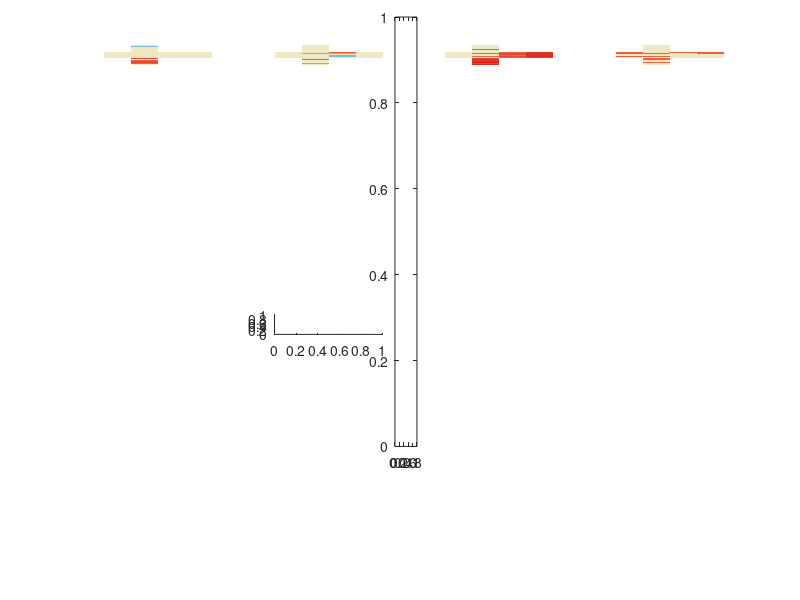

Here is the MATLAB script that generated this plot: (Note: this script raises an error after producing the figure.)
% function buildCrossPlots()

set(0,'DefaultFigureVisible','on');
set(0,'defaultfigurecolor',[1 1 1])

%Load datasets
load('differentialExpressionData/erl_de.mat')
load('differentialExpressionData/lap_de.mat')
load('differentialExpressionData/sun_de.mat')
load('differentialExpressionData/sor_de.mat')
load('differentialExpressionData/ensembleids_de.mat')

%Combine datasets into single array
%Contains expression information for all differentially expressed genes,
%all condiditions
data = [erl_de,lap_de,sor_de,sun_de];

%load indices for ensemble ids for genes of interest
%These need to be generated for every dataset being plotted
load('clusterGeneIndex.mat')


%Cluster indices to plot
%Already have clusters identified from previous g-means run
clusters = 1:13;

%Pull gene expression using saved index
%Separate out dose and time conditions
clusteredData = data(clusterGeneIndex,:)';

%Create cell aray with one array for each cluster,
%containing top 20 genes at all 24 conditions
% Now using all data, not creating separte cell arrays for dose and time

data_cell = cell(1,13);
j = 1;
for i = 1:13
    data_cell{i} = clusteredData(:,j:j+19);
    j = j+20;
end


j=1;
%loop through all identified clusters 
for i = 1:length(clusters)

    %Split out data columns relevant to each drug for individual plotting
    erl = data_cell{clusters(i)}(1:6,:);
    lap = data_cell{clusters(i)}(7:12,:);
    sor = data_cell{clusters(i)}(13:18,:);
    sun = data_cell{clusters(i)}(19:24,:);
    
    %For plotting
    %Create new custom heatmap (blue - beige - orange, 9 colors)
%     newmap = [69,117,180;88,140,191;128,183,214;174,218,233;239, 233, 195;249,151,86;238,98,62;226,73,50;215,48,39];
%     newmap = newmap./255;
    
    %New darker version
    newmap = [45,90,210;69,117,180;88,140,191;128,183,214;239, 233, 195;238,98,62;226,73,50;215,48,39;240,30,25];
%     newmap = [69,117,180;96,149,196;125,180,212;157,206,227;239,233,195;250,157,89;245,119,72;231,83,55;215,48,39];
    newmap = newmap./255;

    %%%%%%%%%%%%%%%%%
    %%% Erlotinib %%%
    %%%%%%%%%%%%%%%%%
    
    %This can be left alone if number of genes (20) and conditions (6)
    %remains consistent. Must customize if these change 
    
    %Build array for plotting drug. Inf values will appear as white,
    %matching background. Cross of actual data will be colored
    erl_cross_array = inf(4,60);
    erl_cross_array(2,1:20) = erl(6,:);
    erl_cross_array(:,21:40) = erl(2:5,:);
    erl_cross_array(2,41:60) = erl(1,:);
    erl_cross_array(3,1:20) = 0;
    erl_cross_array(3,40:60) = 0;    
     
   %Create new figure object at first cluster. Will be reused for each additional cluster subplots 
   if j == 1
        figure('Units','centimeters', 'Position', [100, 100, 15.325, 100.031]);
   end
   
   %Add row and column of zeros for account for surf bug cutting off a row
   erl_cross_array(end+1,:) = 0;
   erl_cross_array(:,end+1) = 0;
   
   %Create a subplot for each cross with 4 columns and 13 rows (7 clusters x 4 drugx = 52 subplots)
   %This is figure-specific and can be altered for a different layout
   %Removing subplot calls and instead using 'figure' call for every plot
   %will generate a separate plot for each cross
   
   subplot(13,4,j);
   
   %Plot cross
   h=surf(erl_cross_array');
   %remove black mesh from plot
   set(h,'edgecolor','none')
   %remove x and y axis
   axis off
   %choose which colormap to use
   colormap(newmap)
   %convert 3d plot to 2d
   view(2)
   %set color scale
   caxis([-5.265 5.265]); 
   grid off
   
   %For first cluster (first row) add name of drug as title
%    if i == 1
%        title('Erlotinib','Fontname','Arial','FontWeight','Bold','Fontsize',7)
%    end
   
   %Plot axes labels
   %Only plot y labels on first column
   %Only plot x labels on bottom row
   xticklabels={'6 h','24 h','72 h','168 h'};
   yticklabels={'10 \muM','3 \muM','1 \muM'};
   if any(j==25:28)
       set(gca,'XLim',[1 5],'XTick',1.5:2:4.5,'XTickLabel',xticklabels,'Fontname','Arial','FontWeight','Bold','Fontsize',7)
   else
       set(gca,'XLim',[1 5],'XTick',1.5:4.5,'XTickLabel','')
   end
   
   if any(j==1:4:28)
       set(gca,'YLim',[1 61],'YTick',10:20:50,'YTickLabel',yticklabels,'Fontname','Arial','FontWeight','Bold','Fontsize',7)
   else
       set(gca,'YLim',[1 61],'YTick',10:20:50,'YTickLabel','')
   end
   j=j+1;
    

    %%%%%%%%%%%%%%%%%
    %%% Lapatinib %%%
    %%%%%%%%%%%%%%%%%
    
    %Build array for plotting drug. Inf values will appear as white,
    %matching background. Cross of actual data will be colored
        lap_cross_array = inf(4,60);
        lap_cross_array(2,1:20) = lap(6,:);
        lap_cross_array(:,21:40) = lap(2:5,:);
        lap_cross_array(2,41:60) = lap(1,:);
        lap_cross_array(3,1:20) = 0;
        lap_cross_array(3,40:60) = 0;    
     
    %Add row and column of zeros for account for surf bug cutting off a row
    lap_cross_array(end+1,:) = 0;
    lap_cross_array(:,end+1) = 0;
    
    %Create a subplot for each cross (7 clusters x 4 drugx = 28 subplots)
    subplot(13,4,j);
        
    %Plot cross
    h=surf(lap_cross_array');
    set(h,'edgecolor','none')
    axis off
    colormap(newmap) %Can choose default or custom colormap
    view(2)
    caxis([-5.265 5.265]); 
    grid off
    
    %For first cluster (first row) add name of drug as title
%     if i == 1
%         title('Lapatinib','Fontname','Arial','FontWeight','Bold','Fontsize',7)
%     end
    
    %Plot axes labels
    %Only plot y labels on first column
    %Only plot x labels on bottom row
    xticklabels={'6 h','24 h','72 h','168 h'};
    yticklabels={'10 \muM','3 \muM','1 \muM'};
    if any(j==25:28)
        set(gca,'XLim',[1 5],'XTick',1.5:4.5,'XTickLabel',xticklabels,'Fontname','Arial','FontWeight','Bold','Fontsize',7)
    else
        set(gca,'XLim',[1 5],'XTick',1.5:4.5,'XTickLabel','')
    end
    
    if any(j==1:4:28)
        set(gca,'YLim',[1 61],'YTick',10:20:50,'YTickLabel',yticklabels,'Fontname','Arial','FontWeight','Bold','Fontsize',7)
    else
        set(gca,'YLim',[1 61],'YTick',10:20:50,'YTickLabel','')
    end
     j=j+1;
    

    %%%%%%%%%%%%%%%%%
    %%% Sorafenib %%%
    %%%%%%%%%%%%%%%%%

    %Build array for plotting drug. Inf values will appear as white,
    %matching background. Cross of actual data will be colored    
        sor_cross_array = inf(4,60);
        sor_cross_array(2,1:20) = sor(6,:);
        sor_cross_array(:,21:40) = sor(2:5,:);
        sor_cross_array(2,41:60) = sor(1,:);
        sor_cross_array(3,1:20) = 0;
        sor_cross_array(3,40:60) = 0;    

    
    %Add row and column of zeros for account for surf bug cutting off a row
    sor_cross_array(end+1,:) = 0;
    sor_cross_array(:,end+1) = 0;
    
    %Create a subplot for each cross (7 clusters x 4 drugx = 28 subplots)
    subplot(13,4,j);

    %Plot Cross
    h=surf(sor_cross_array');
    set(h,'edgecolor','none')
    axis off
    colormap(newmap) %Choose default or new colormap
    view(2)
    caxis([-5.265 5.265]); 
    grid off
    
    %For first cluster (first row) add name of drug as title
%     if i == 1
%         title('Sorafenib','Fontname','Arial','FontWeight','Bold','Fontsize',7)
%     end

    %Plot axes labels
    %Only plot y labels on first column
    %Only plot x labels on bottom row
    xticklabels={'6 h','24 h','72 h','168 h'};
    yticklabels={'10 \muM','3 \muM','1 \muM'};
    
    if any(j==25:28)
        set(gca,'XLim',[1 5],'XTick',1.5:4.5,'XTickLabel',xticklabels,'Fontname','Arial','FontWeight','Bold','Fontsize',7)
    else
        set(gca,'XLim',[1 5],'XTick',1.5:4.5,'XTickLabel','')
    end
    
    if any(j==1:4:28)
        set(gca,'YLim',[1 61],'YTick',10:20:50,'YTickLabel',yticklabels,'Fontname','Arial','FontWeight','Bold','Fontsize',7)
    else
        set(gca,'YLim',[1 61],'YTick',10:20:50,'YTickLabel','')
    end
    j=j+1;
    
    
    %%%%%%%%%%%%%%%%%
    %%% Sunitinib %%%
    %%%%%%%%%%%%%%%%%

    %Build array for plotting drug. Inf values will appear as white,
    %matching background. Cross of actual data will be colored 
        sun_cross_array = inf(4,60);
        sun_cross_array(2,1:20) = sun(6,:);
        sun_cross_array(:,21:40) = sun(2:5,:);
        sun_cross_array(2,41:60) = sun(1,:);
        sun_cross_array(3,1:20) = 0;
        sun_cross_array(3,40:60) = 0;    

     
    %Add row and column of zeros for account for surf bug cutting off a row
    %and col
    sun_cross_array(end+1,:) = 0;
    sun_cross_array(:,end+1) = 0;
    
    %Create a subplot for each cross (7 clusters x 4 drugx = 28 subplots)
    subplot(13,4,j);
 
    %Plot cross
    h=surf(sun_cross_array');
    set(h,'edgecolor','none')
    axis off
    colormap(newmap) %Choose default or custom colormap
    view(2)
    caxis([-5.265 5.265]); 
    grid off
    
    %For first cluster (first row) add name of drug as title
%     if i == 1
%         title('Sunitinib','Fontname','Arial','FontWeight','Bold','Fontsize',7)
%     end
    
    %Plot axes labels
    %Only plot y labels on first column
    %Only plot x labels on bottom row
    xticklabels={'6 h','24 h','72 h','168 h'};
    yticklabels={'10 \muM','3 \muM','1 \muM'};
    
    if any(j==25:28)
        set(gca,'XLim',[1 5],'XTick',1.5:4.5,'XTickLabel',xticklabels,'Fontname','Arial','FontWeight','Bold','Fontsize',7)
    else
        set(gca,'XLim',[1 5],'XTick',1.5:4.5,'XTickLabel','')
    end
    
    if any(j==1:4:28)
        set(gca,'YLim',[1 61],'YTick',10:20:50,'YTickLabel',yticklabels,'Fontname','Arial','FontWeight','Bold','Fontsize',7)
    else
        set(gca,'YLim',[1 61],'YTick',10:20:50,'YTickLabel','')
    end
    j=j+1


    %Position color bar for final figure
    hp4 = get(subplot(13,4,30),'Position');
    h=colorbar('Position', [hp4(1)+hp4(3)+0.015  hp4(2)-.175  0.0275  hp4(2)+hp4(3)*2.1]);
    set(h,'Fontname','Arial','FontWeight','Bold','Fontsize',7);
   
end

%Save final figure with all 28 crosses
%Uncomment print command to write to file, will overwrite if there's
%another file already present with same name
%Can change file format from svg to png, etc
fn1 = 'crossPlot.svg';
% print(fn1, '-Painters', '-dsvg','-r600')

    